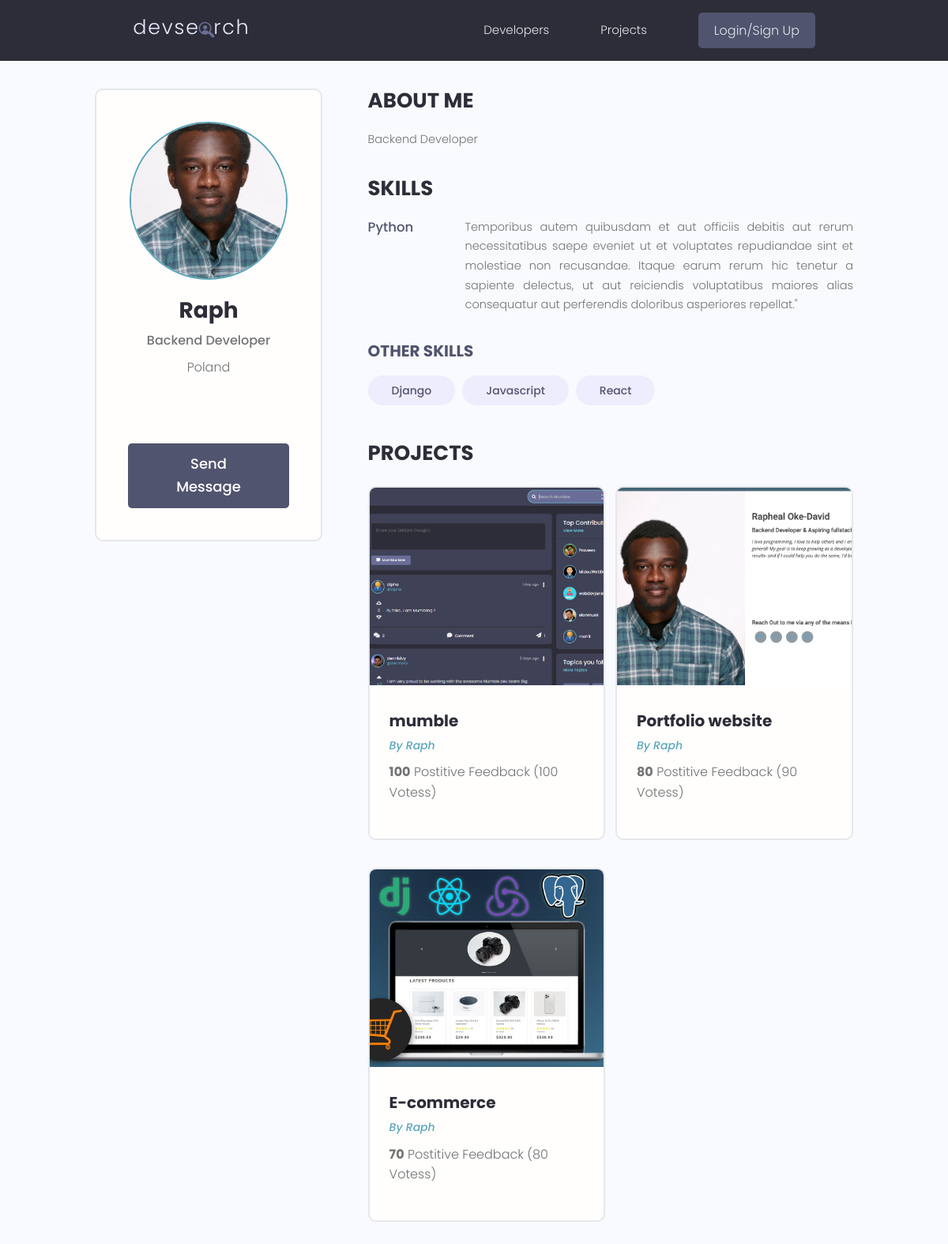
Page /profile/929fada1-5520-41e3-b505-b3a42d2ca6dd/ on the committed database.
### users/models.py (models this page shows, shortened)
class Profile(models.Model):
    user = models.OneToOneField(
        User, on_delete=models.CASCADE, null=True, blank=True)
    name = models.CharField(max_length=200, blank=True, null=True)
    email = models.EmailField(max_length=500, blank=True, null=True)
    username = models.CharField(max_length=200, blank=True, null=True)
    location = models.CharField(max_length=200, blank=True, null=True)
    short_intro = models.CharField(max_length=200, blank=True, null=True)
    bio = models.TextField(blank=True, null=True)
    profile_image = models.ImageField(
        null=True, blank=True, upload_to='profiles/', default='profiles/user-default.png')
    social_github = models.CharField(max_length=200, blank=True, null=True)
    social_twitter = models.CharField(max_length=200, blank=True, null=True)
    social_linkedin = models.CharField(max_length=200, blank=True, null=True)
    social_youtube = models.CharField(max_length=200, blank=True, null=True)
    social_website = models.CharField(max_length=200, blank=True, null=True)
    created = models.DateTimeField(auto_now_add=True)
    id = models.UUIDField(default=uuid.uuid4, unique=True,
                          primary_key=True, editable=False)
    phone_number = models.CharField(max_length=12, blank=True)

class Skill(models.Model):
    owner = models.ForeignKey(
        Profile, on_delete=models.CASCADE, null=True, blank=True)
    name = models.CharField(max_length=200, blank=True, null=True)
    description = models.TextField(null=True, blank=True)
    created = models.DateTimeField(auto_now_add=True)
    id = models.UUIDField(default=uuid.uuid4, unique=True,
                          primary_key=True, editable=False)
    def __str__(self):
        return str(self.name)

### projects/models.py (models this page shows, shortened)
class Project(models.Model):
    owner = models.ForeignKey(
        Profile, null=True, blank=True, on_delete=models.CASCADE)
    title = models.CharField(max_length=200)
    description = models.TextField(null=True, blank=True)
    featured_image = models.ImageField(
        null=True, blank=True, default="default.jpg")
    demo_link = models.CharField(max_length=2000, null=True, blank=True)
    source_link = models.CharField(max_length=2000, null=True, blank=True)
    tags = models.ManyToManyField('Tag', blank=True)
    vote_total = models.IntegerField(default=0, null=True, blank=True)
    vote_ratio = models.IntegerField(default=0, null=True, blank=True)
    created = models.DateTimeField(auto_now_add=True)
    id = models.UUIDField(default=uuid.uuid4, unique=True,
                          primary_key=True, editable=False)
    class Meta:
        ordering =['-vote_ratio', '-vote_total', 'title']

### users/views.py (the view)
# urls.py: path('profile/<str:pk>/', views.userProfile, name="user-profile"),
def userProfile(request, pk):
    profile = Profile.objects.get(id=pk)
    topSkills = profile.skill_set.exclude(description__exact="")
    otherSkills = profile.skill_set.filter(description="")
    context = {
        'profile': profile,
        'topSkills': topSkills,
        'otherSkills': otherSkills
    }
    return render(request, 'users/user-profile.html', context)

### users/templates/users/user-profile.html (shortened to what this page needs)
{% extends 'main.html' %}
{% block content %}
  <main class="profile my-md">
    <div class="container">
      <div class="layout">
        <div class="column column--1of3">
          <div class="card text-center">
            <div class="card__body dev">
              <img class="avatar avatar--xl" src="{{ profile.profile_image.url }}" />
              <h2 class="dev__name">{{profile.name}}</h2>
              <p class="dev__title">{{profile.short_intro}}</p>
              <p class="dev__location">{{profile.location}}</p>
              <ul class="dev__social">
              </ul>
              {% if request.user.profile.id != profile.id %}
              <a href="{% url 'create-message' profile.id %}" class="btn btn--sub btn--lg">Send Message </a>
              {% endif %}
            </div>
          </div>
        </div>
        <div class="column column--2of3">
          <div class="devInfo">
            <h3 class="devInfo__title">About Me</h3>
            <p class="devInfo__about">{{profile.bio}}</p>
          </div>
          <div class="devInfo">
            <h3 class="devInfo__title">Skills</h3>
            <div class="devInfo__skills">
               {% for skill in topSkills %}
              <div class="devSkill">
                <h4 class="devSkill__title">{{skill.name}}</h4>
                <p class="devSkill__info">{{skill.description}}</p>
              </div>
              {% endfor %}
              <h3 class="devInfo__subtitle">Other Skills</h3>
              <div class="devInfo__otherSkills">
                {% for skill in otherSkills %}
                <span class="tag tag--pill tag--sub tag--lg">
                  <small>{{ skill }}</small>
                </span>
                {% endfor %}
              </div>
            </div>
          </div>
          <div class="devInfo">
            <h3 class="devInfo__title">Projects</h3>
            <div class="grid grid--two">
                {% for project in profile.project_set.all %}
              <div class="column">
                <div class="card project">
                  <a href="{% url 'project' project.id %}" class="project">
                    <img class="project__thumbnail" src="{{project.featured_image.url}}" alt="project thumbnail" />
                    <div class="card__body">
                      <h3 class="project__title">{{project.title}}</h3>
                      <p><a class="project__author" href="profile.html">By {{project.owner.name}}</a></p>
                      <p class="project--rating">
                        <span style="font-weight: bold;">{{project.vote_ratio}}</span> Postitive
                        Feedback ({{project.vote_total}} Votes{{project.vote_total|pluralize:"s"}})
                      </p>
                    </div>
                  </a>
                </div>
              </div>
              {% endfor %}
            </div>
          </div>
        </div>
      </div>
    </div>
  </main>
{% endblock %}

### static/styles/app.css (style rules this page uses)
:root { --color-sub: #2d2d39; }
.btn--sub { background-color: var(--color-sub-light); }
.card { border: 2px solid var(--color-light); }
img { width: 100%; }
.profile .card > .dev { padding: 4rem; }
.dev__name { color: var(--color-sub); font-size: 2.8rem; font-weight: 700; margin-top: 1rem; margin-bottom: 0.5rem; }
.dev__title { font-size: 1.6rem; font-weight: 500; line-height: 1.3; }
.dev__location { margin-top: 1rem; }
.dev__social { margin: 3rem 0; list-style: none; display: flex; justify-content: center; gap: 1.5rem; }
.devInfo { margin-bottom: 3rem; }
.devInfo__title, .devInfo__subtitle { font-size: 2.6rem; color: var(--color-sub); text-transform: uppercase; font-weight: 700; margin-bottom: 1.5rem; }
.devInfo__subtitle { font-size: 2rem; color: var(--color-sub-light); }
.devInfo__about, .devSkill__info { font-size: 1.45rem; line-height: 1.7; text-align: justify; }
.devSkill { margin-bottom: 3rem; }
.devSkill__title { font-size: 1.65rem; font-weight: 500; color: var(--color-sub-light); }
@media screen and (min-width: 700px) { .devSkill { display: flex; justify-content: space-between; gap: 3rem; } }
@media screen and (min-width: 700px) { .devSkill__info { flex-basis: 80%; } }
.project__author { font-size: 1.4rem; font-style: italic; }
.project--rating { margin-bottom: 1.6em; margin-top: .5em; }
.project__thumbnail { height: 25rem; object-fit: cover; object-position: top center; }
.project__title { font-size: 2rem; font-weight: 700; color: var(--color-sub); }

### static/uikit/styles/modules/_variables.css (style rules this page uses)
:root { --color-main: #5aa5b9; --color-main-light: #e6faff; --color-sub: #3f4156; --color-sub-light: #51546e; --color-sub-lighter: #ededfd; --color-text: #737373; --color-gray: #8b8b8b; --color-light: #e5e7eb; --color-light-gray: #767676; --color-bg: #f8fafd; --color-white: #fffefd; --color-white-light: #f3f3f3; --color-success: #359e64; --color-success-bg: #def8e8; --color-error: #fc4b0b; --color-error-bg: #fff2ee; --font-base: 'Poppins', arial, helvetica, 'Segoe UI', roboto, ubuntu, sans-serif; --font-monospace: 'Fira Code', 'Courier New', courier, monospace; --font-regular: 300; --font-medium: 500; --font-bold: 700; --generic-shadow: 1px 1px 5px #00000010; --generic-transition: all 0.3s ease-in-out; }

### static/uikit/styles/modules/_base.css (style rules this page uses)
* { margin: 0; padding: 0; box-sizing: border-box; text-rendering: optimizeLegibility; color: inherit; font-size: inherit; }
html { font-size: 50%; }
@media only screen and (min-width: 480px) { html { font-size: 56.25%; } }
@media only screen and (min-width: 1200px) { html { font-size: 62.5%; } }
body { line-height: 1.6; font-weight: 400; font-size: 1.5rem; color: var(--color-text); background-color: var(--color-bg); min-height: 100vh; }

### static/uikit/styles/modules/_typography.css (style rules this page uses)
* { font-family: var(--font-base); }
h2 { font-size: 3.6rem; font-weight: var(--font-bold); }
h3 { font-size: 3.2rem; font-weight: var(--font-medium); }
h4 { font-size: 2.8rem; font-weight: var(--font-medium); }
p, span, strong { font-size: 1.6rem; color: var(--color-text); font-weight: var(--font-regular); }
a { padding-bottom: 2px; text-decoration: none; display: inline-block; color: var(--color-main); font-weight: var(--font-medium); }

### static/uikit/styles/modules/_utilities.css (style rules this page uses)
.container { width: 92%; max-width: 165rem; margin: 0 auto; box-sizing: border-box; }
@media screen and (min-width: 1000px) { .container { width: 90%; } }
@media screen and (min-width: 1200px) { .container { width: 80%; } }
.text-center { text-align: center; }
.my-md { margin: 3rem auto; }

### static/uikit/styles/modules/_avatar.css (style rules this page uses)
.avatar { border-radius: 50%; border: 2px solid var(--color-main); object-fit: cover; }
.avatar--xl { height: 20rem; width: 20rem; }

### static/uikit/styles/modules/_button.css (style rules this page uses)
.btn { display: inline-block; position: relative; cursor: pointer; background-color: var(--color-light); font-weight: var(--font-medium); color: var(--color-sub); text-decoration: none; padding: 1rem 2rem; border-radius: 0.5rem; border: none; width: -webkit-fit-content; width: -moz-fit-content; width: fit-content; height: -webkit-fit-content; height: -moz-fit-content; height: fit-content; font-size: 1.6rem; outline-width: 0; outline-color: transparent; -webkit-backface-visibility: hidden; backface-visibility: hidden; transition: all 0.3s ease-in-out; }
.btn--sub { background-color: var(--color-sub); color: var(--color-white); }
.btn--lg { font-size: 1.8rem; padding: 1.2rem 4.5rem; }

### static/uikit/styles/modules/_card.css (style rules this page uses)
.card { border-radius: 1rem; background-color: var(--color-white); border: 1.5px solid var(--color-light); width: auto; height: auto; margin-top: 0.5rem; margin-bottom: 0.5rem; overflow: hidden; }
.card__body, .card__header { padding: 2rem 2.5rem; }

### rows in the picture
Profile: profile_image (picture), name "Raph", short_intro "Backend Developer", location "Poland", bio "Backend Developer"
Skill: name "Python", description "Temporibus autem quibusdam et aut officiis debitis aut rerum necessitatibus saepe eveniet ut et voluptates repudiandae sint et molestiae non recusandae. Itaque earum rerum hic tenetur a sapiente delectus, ut aut reiciendis voluptatibus maiores alias consequatur aut perferendis doloribus asperiores repellat.\""
Skill: name "Django"
Skill: name "Javascript"
Skill: name "React"
Project: featured_image (picture), title "mumble", owner.name "Raph", vote_ratio "100", vote_total "100"
Project: featured_image (picture), title "Portfolio website", owner.name "Raph", vote_ratio "80", vote_total "90"
Project: featured_image (picture), title "E-commerce", owner.name "Raph", vote_ratio "70", vote_total "80"
